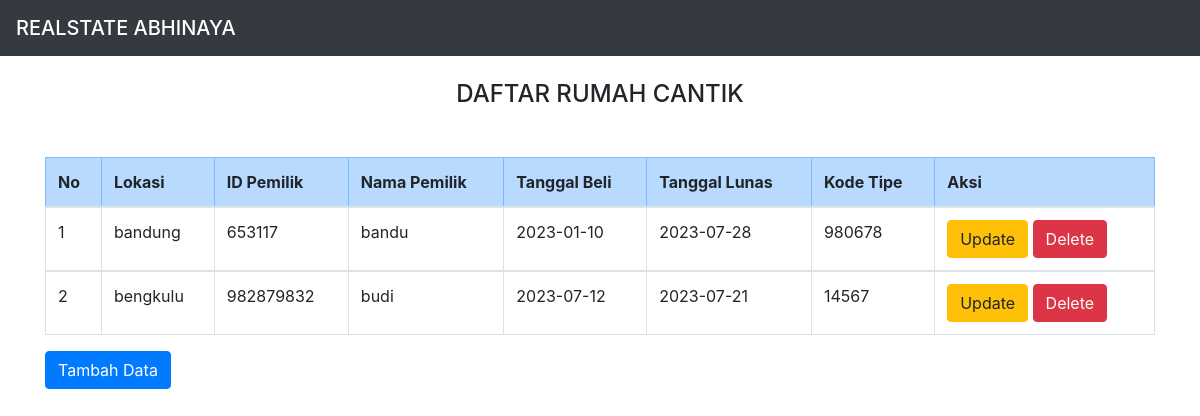
The page / on the database its author committed.
### tables this page shows
CREATE TABLE `rumah` (
  `koderumah` int(11) NOT NULL,
  `lokasi` text NOT NULL,
  `idpemilik` char(30) NOT NULL,
  `namapemilik` char(10) NOT NULL,
  `tanggalbeli` date NOT NULL,
  `tanggallunas` date NOT NULL,
  `kode_tipe` varchar(30) NOT NULL
);

### index.php (the view, shortened to what this page needs)
<!DOCTYPE html>
<html>
<head>
<link rel="stylesheet" href="https://cdn.jsdelivr.net/npm/bootstrap@4.6.1/dist/css/bootstrap.min.css">
</head>
<body>
    <nav class="navbar navbar-dark bg-dark">
            <span class="navbar-brand mb-0 h1">REALSTATE ABHINAYA</span>
    </nav>
<div class="container">
    <br>
    <h4><center>DAFTAR RUMAH CANTIK</center></h4>
     <tr class="table-danger">
            <br>
        <thead>
        <tr>
       <table class="my-3 table table-bordered">
            <tr class="table-primary">
            <th>No</th>
            <th>Lokasi</th>
            <th>ID Pemilik</th>
            <th>Nama Pemilik</th>
            <th>Tanggal Beli</th>
            <th>Tanggal Lunas</th>
            <th>Kode Tipe</th>
            <th colspan='2'>Aksi</th>
        </tr>
        </thead>
        <?php
        include "koneksi.php";
        $sql="select * from rumah order by koderumah desc";
        $hasil=mysqli_query($kon,$sql);
        $no=0;
        while ($data = mysqli_fetch_array($hasil)) {
            $no++;
            ?>
            <tbody>
            <tr>
                <td><?php echo $no;?></td>
                <td><?php echo $data["lokasi"]; ?></td>
                <td><?php echo $data["idpemilik"];   ?></td>
                <td><?php echo $data["namapemilik"];   ?></td>
                <td><?php echo $data["tanggalbeli"];   ?></td>
                <td><?php echo $data["tanggallunas"];   ?></td>
                <td><?php echo $data["kode_tipe"]?> </td>
                <td>
                    <a href="updatedatadanhapus.php?koderumah=<?php echo htmlspecialchars($data['koderumah']); ?>" class="btn btn-warning" role="button">Update</a>
                    <a href="<?php echo htmlspecialchars($_SERVER["PHP_SELF"]);?>?koderumah=<?php echo $data['koderumah']; ?>" class="btn btn-danger" role="button">Delete</a>
                </td>
            </tr>
            </tbody>
            <?php
        }
        ?>
    <a href="tambahdatarumah.php" class="btn btn-primary" role="button">Tambah Data</a>
</div>
</body>
</html>

### rows shown on the page
rumah: lokasi "bandung", idpemilik "653117", namapemilik "bandu", tanggalbeli "2023-01-10", tanggallunas "2023-07-28", kode_tipe "980678"
rumah: lokasi "bengkulu", idpemilik "982879832", namapemilik "budi", tanggalbeli "2023-07-12", tanggallunas "2023-07-21", kode_tipe "14567"
